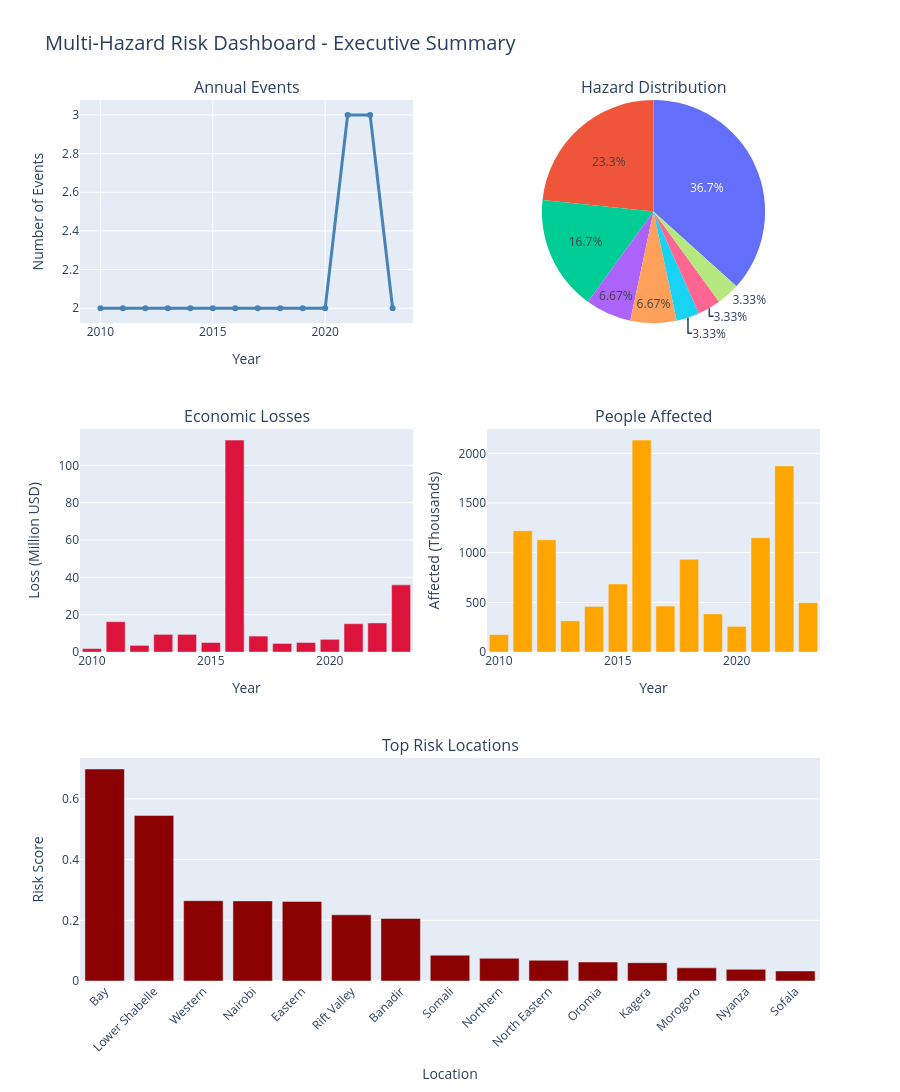

The notebook cell saved with this chart:
### Markdown cell above
## 4. Alternative: Static Dashboard Export

### Code cell
if df is not None:
    from plotly.subplots import make_subplots
    
    fig = make_subplots(
        rows=3, cols=2,
        subplot_titles=('Annual Events', 'Hazard Distribution',
                       'Economic Losses', 'People Affected',
                       'Top Risk Locations', 'Sendai Indicators'),
        specs=[[{'type': 'scatter'}, {'type': 'pie'}],
               [{'type': 'bar'}, {'type': 'bar'}],
               [{'type': 'bar', 'colspan': 2}, None]],
        vertical_spacing=0.12,
        horizontal_spacing=0.1
    )
    
    annual = df.groupby('year').size().reset_index(name='count')
    fig.add_trace(
        go.Scatter(x=annual['year'], y=annual['count'], mode='lines+markers',
                  name='Events', line=dict(color='steelblue', width=3)),
        row=1, col=1
    )
    
    if 'hazardtype' in df.columns:
        hazard_counts = df['hazardtype'].value_counts().head(8)
        fig.add_trace(
            go.Pie(labels=hazard_counts.index, values=hazard_counts.values,
                  name='Hazards'),
            row=1, col=2
        )
    
    if 'usdvalue' in df.columns:
        annual_loss = df.groupby('year')['usdvalue'].sum().reset_index()
        annual_loss['usdvalue_millions'] = annual_loss['usdvalue'] / 1e6
        fig.add_trace(
            go.Bar(x=annual_loss['year'], y=annual_loss['usdvalue_millions'],
                  name='Economic Loss', marker_color='crimson'),
            row=2, col=1
        )
    
    if 'total_affected' in df.columns:
        annual_affected = df.groupby('year')['total_affected'].sum().reset_index()
        annual_affected['total_affected_thousands'] = annual_affected['total_affected'] / 1000
        fig.add_trace(
            go.Bar(x=annual_affected['year'], y=annual_affected['total_affected_thousands'],
                  name='Affected', marker_color='orange'),
            row=2, col=2
        )
    
    if risk_df is not None and 'risk_score' in risk_df.columns:
        top_risks = risk_df.nlargest(15, 'risk_score')
        fig.add_trace(
            go.Bar(x=top_risks.index, y=top_risks['risk_score'],
                  name='Risk Score', marker_color='darkred'),
            row=3, col=1
        )
    
    fig.update_layout(
        height=1200,
        showlegend=False,
        title_text="Multi-Hazard Risk Dashboard - Executive Summary",
        title_font_size=20
    )
    
    fig.update_xaxes(title_text="Year", row=1, col=1)
    fig.update_yaxes(title_text="Number of Events", row=1, col=1)
    fig.update_xaxes(title_text="Year", row=2, col=1)
    fig.update_yaxes(title_text="Loss (Million USD)", row=2, col=1)
    fig.update_xaxes(title_text="Year", row=2, col=2)
    fig.update_yaxes(title_text="Affected (Thousands)", row=2, col=2)
    fig.update_xaxes(title_text="Location", tickangle=-45, row=3, col=1)
    fig.update_yaxes(title_text="Risk Score", row=3, col=1)
    
    fig.show()
    
    from config import FIGURES_DIR
    fig.write_html(FIGURES_DIR / '06_executive_dashboard.html')
    print("\n✓ Static dashboard saved to outputs/figures/06_executive_dashboard.html")

### Figure 1 — Plotly figure (JSON) as saved in the notebook; plotly's stock layout.template omitted (floating-point values rounded to 4 significant figures)
{"data": [{"line": {"color": "steelblue", "width": 3}, "mode": "lines+markers", "name": "Events", "type": "scatter", "x": [2010, 2011, 2012, 2013, 2014, 2015, 2016, 2017, 2018, 2019, 2020, 2021, 2022, 2023], "xaxis": "x", "y": [2, 2, 2, 2, 2, 2, 2, 2, 2, 2, 2, 3, 3, 2], "yaxis": "y"}, {"domain": {"x": [0.55, 1], "y": [0.7467, 1]}, "labels": ["FLOOD", "DROUGHT", "STORM", "LANDSLIDE", "FIRE", "EARTHQUAKE", "HEAVY RAIN", "EPIDEMIC"], "name": "Hazards", "type": "pie", "values": [11, 7, 5, 2, 2, 1, 1, 1]}, {"marker": {"color": "crimson"}, "name": "Economic Loss", "type": "bar", "x": [2010, 2011, 2012, 2013, 2014, 2015, 2016, 2017, 2018, 2019, 2020, 2021, 2022, 2023], "xaxis": "x2", "y": [1.872, 16.27, 3.6, 9.48, 9.48, 5.148, 113.5, 8.58, 4.632, 5.148, 6.84, 15.22, 15.6, 36.0], "yaxis": "y2"}, {"marker": {"color": "orange"}, "name": "Affected", "type": "bar", "x": [2010, 2011, 2012, 2013, 2014, 2015, 2016, 2017, 2018, 2019, 2020, 2021, 2022, 2023], "xaxis": "x3", "y": [176.6, 1221.0, 1130.0, 314.4, 459.3, 685.6, 2134.0, 463.0, 933.4, 383.7, 258.5, 1151.0, 1873.0, 498.7], "yaxis": "y3"}, {"marker": {"color": "darkred"}, "name": "Risk Score", "type": "bar", "x": ["Bay", "Lower Shabelle", "Western", "Nairobi", "Eastern", "Rift Valley", "Banadir", "Somali", "Northern", "North Eastern", "Oromia", "Kagera", "Morogoro", "Nyanza", "Sofala"], "xaxis": "x4", "y": [0.6987, 0.5456, 0.2646, 0.264, 0.2622, 0.2179, 0.2062, 0.08504, 0.0748, 0.06823, 0.06258, 0.06023, 0.0433, 0.03833, 0.03304], "yaxis": "y4"}], "layout": {"annotations": [{"font": {"size": 16}, "showarrow": false, "text": "Annual Events", "x": 0.225, "xanchor": "center", "xref": "paper", "y": 1, "yanchor": "bottom", "yref": "paper"}, {"font": {"size": 16}, "showarrow": false, "text": "Hazard Distribution", "x": 0.775, "xanchor": "center", "xref": "paper", "y": 1, "yanchor": "bottom", "yref": "paper"}, {"font": {"size": 16}, "showarrow": false, "text": "Economic Losses", "x": 0.225, "xanchor": "center", "xref": "paper", "y": 0.6267, "yanchor": "bottom", "yref": "paper"}, {"font": {"size": 16}, "showarrow": false, "text": "People Affected", "x": 0.775, "xanchor": "center", "xref": "paper", "y": 0.6267, "yanchor": "bottom", "yref": "paper"}, {"font": {"size": 16}, "showarrow": false, "text": "Top Risk Locations", "x": 0.5, "xanchor": "center", "xref": "paper", "y": 0.2533, "yanchor": "bottom", "yref": "paper"}], "height": 1200, "showlegend": false, "title": {"font": {"size": 20}, "text": "Multi-Hazard Risk Dashboard - Executive Summary"}, "xaxis": {"anchor": "y", "domain": [0, 0.45], "title": {"text": "Year"}}, "xaxis2": {"anchor": "y2", "domain": [0, 0.45], "title": {"text": "Year"}}, "xaxis3": {"anchor": "y3", "domain": [0.55, 1], "title": {"text": "Year"}}, "xaxis4": {"anchor": "y4", "domain": [0, 1], "tickangle": -45, "title": {"text": "Location"}}, "yaxis": {"anchor": "x", "domain": [0.7467, 1], "title": {"text": "Number of Events"}}, "yaxis2": {"anchor": "x2", "domain": [0.3733, 0.6267], "title": {"text": "Loss (Million USD)"}}, "yaxis3": {"anchor": "x3", "domain": [0.3733, 0.6267], "title": {"text": "Affected (Thousands)"}}, "yaxis4": {"anchor": "x4", "domain": [0, 0.2533], "title": {"text": "Risk Score"}}}}
